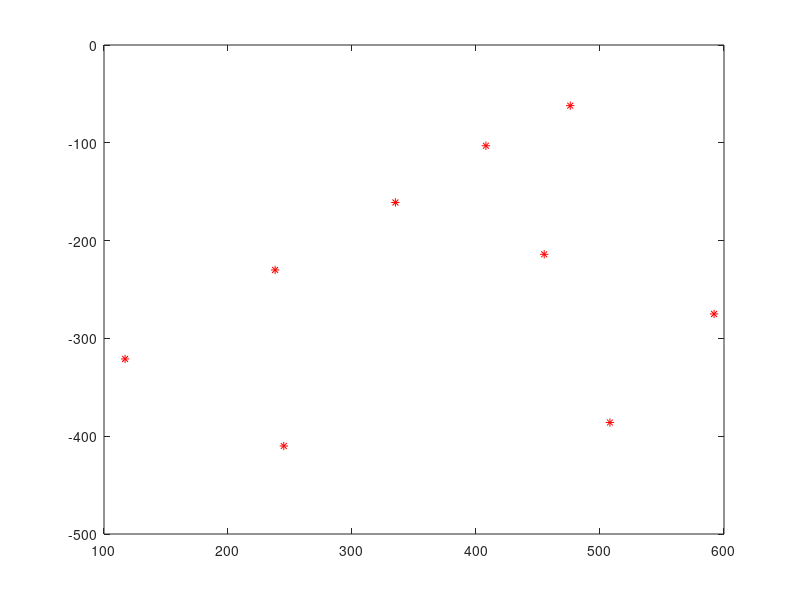

Source code (MATLAB): (Note: this script raises an error after producing the figure.)
% % This is the program of using vashing points for calibration
% % note by

clc;
clear all;
% % % %%%%读入数据
C=load('camera coordinate.txt');
W=load('world coordinate.txt');

% % % 计算灭点坐标
plot(C(:,1),-C(:,2),'r*');
hold on
%求Fu坐标 
x1=[C(3,1),C(5,1),C(7,1),C(8,1),C(9,1)];
y1=[C(3,2),C(5,2),C(7,2),C(8,2),C(9,2)];
p1=polyfit(x1,y1,1);

x2=[C(2,1),C(4,1)];
y2=[C(2,2),C(4,2)];
p2=polyfit(x2,y2,1);

Fu=cross_point(p1(1),p1(2),p2(1),p2(2));
plot(Fu(1),-Fu(2),'b+'),hold on;

%求Fv坐标 
x3=[C(1,1),C(3,1)];
y3=[C(1,2),C(3,2)];
p3=polyfit(x3,y3,1);

x4=[C(4,1),C(6,1),C(7,1)];
y4=[C(4,2),C(6,2),C(7,2)];
p4=polyfit(x4,y4,1);

Fv=cross_point(p3(1),p3(2),p4(1),p4(2));
plot(Fv(1),-Fv(2),'b+'),hold on;

% 画灭点的相交直线
x=C(3,1):0.1:Fu(1);
y=p1(1)*x+p1(2);plot(x,-y),hold on;
x=405:0.1:Fu(1);
y=p2(1)*x+p2(2);plot(x,-y),hold on;
x=Fv(1):0.1:405;
y=p3(1)*x+p3(2);plot(x,-y),hold on;
x=Fv(1):0.1:C(4,1);
y=p4(1)*x+p4(2);plot(x,-y),hold on;
line([Fu(1) Fv(1)],[-Fu(2) -Fv(2)]),hold on;
plot(352,-288,'r.'),hold on;

% % %Puv点坐标
P=[352 288];
Puv=Fu+dot((Fv-Fu),(P-Fu))*(Fv-Fu)/normest(Fv-Fu)^2;
plot(Puv(1),-Puv(2),'b+'),hold on;

% % %求焦距f
f=sqrt(normest(Puv-Fv)*normest(Fu-Puv)-normest(P-Puv)^2);

% % %求旋转矩阵
Fu_Rc=[Fu(1)-352 Fu(2)-288 f];
Fv_Rc=[Fv(1)-352 Fv(2)-288 f];
M_o_c=[Fu_Rc/normest(Fu_Rc);Fv_Rc/normest(Fv_Rc);cross(Fu_Rc,Fv_Rc)/normest(cross(Fu_Rc,Fv_Rc))]';

% % % 求平移向量
%选0,3点
a_Rc=[[405 522]-[352 288] f];
b_Rc=[C(3,:)-[352 288] f];
AB=600;
OA=AB*normest(a_Rc)*normest(b_Rc-Fv_Rc)/normest(b_Rc-a_Rc)/normest(Fv_Rc);
OA_Rc=OA*a_Rc/normest(a_Rc);
T_o_c=inv(M_o_c)*OA_Rc';
% % % 显示计算结果
disp('The f is');
disp(f);

disp('The R is');
disp(M_o_c);

disp('The T is');
disp(T_o_c);

% %验证
% M_o_c*[300;0;0]+[T_o_c(1);T_o_c(2);T_o_c(3)]